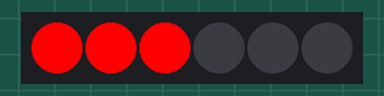
A program run on a simulated ESP32. On the bench: 6 RGB LEDs in strip order, left to right.

Above: at 0.07 s.
At 2.79 s:
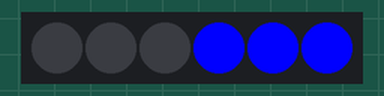
Timing chart, 0 to 130.0 s (numbered marks = the images above):
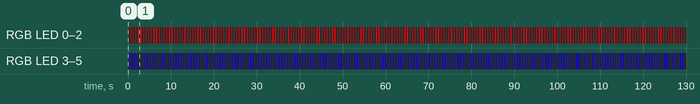

Measured:
- by itself, RGB LED 0–2: alternates RGB(255, 0, 0) for 0.15 s and off for 0.45 s
- by itself, RGB LED 3–5: goes 215 × (RGB(0, 0, 255) 0.15 s, off 0.45 s), RGB(0, 0, 255) 0.05 s, then off
- by itself, everything shown: repeats every 2.4 s, in 16 steps

The program:

main.cpp
```cpp
#include <Arduino.h>
#include <FastLED.h>

#define LED_PIN GPIO_NUM_23
#define NUM_LEDS 6

#define BLINK_DELAY 50

CRGB leds[NUM_LEDS];

void setup()
{
  // Initialize the Neopixel Leds
  FastLED.addLeds<WS2812, LED_PIN, GRB>(leds, NUM_LEDS);
}

void loop()
{
  FastLED.clear();

  // blink first 3 reds 3 times
  for (int i = 0; i < 3; i++)
  {
    leds[0] = CRGB(255, 0, 0);
    leds[1] = CRGB(255, 0, 0);
    leds[2] = CRGB(255, 0, 0);
    FastLED.show();
    delay(BLINK_DELAY);
    FastLED.clear();
    FastLED.show();
    delay(BLINK_DELAY);
  }

  // blink second 3 blues 3 times
  for (int i = 0; i < 3; i++)
  {
    leds[5] = CRGB(0, 0, 255);
    leds[3] = CRGB(0, 0, 255);
    leds[4] = CRGB(0, 0, 255);
    FastLED.show();
    delay(BLINK_DELAY);
    FastLED.clear();
    FastLED.show();
    delay(BLINK_DELAY);
  }
}
```
